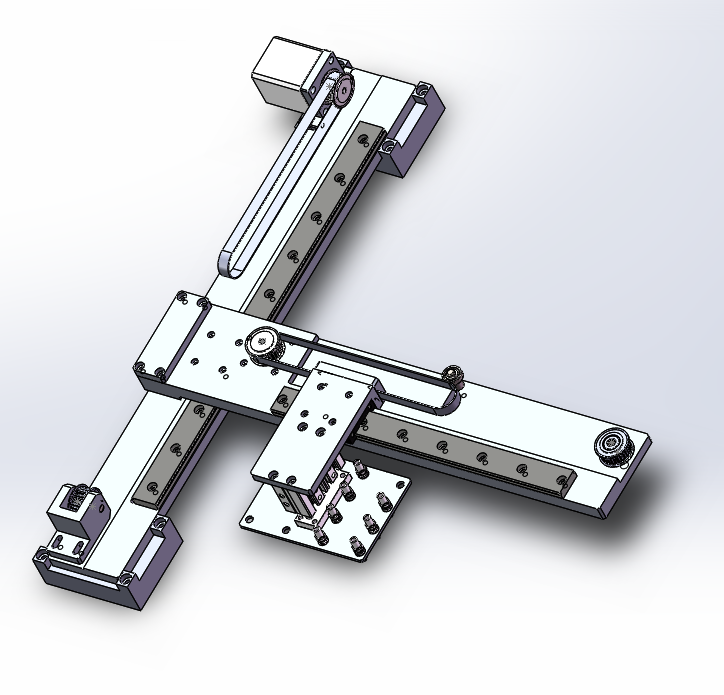
//> input picture opencvstudy/7-11/7-11/7-11/1.jpg, 724 x 695 px
$ ./main   (built with g++ and OpenCV 4)
//> lines starting //> are read from the running program, lines starting //| are printed output that depends on the picture
#include "opencv2/highgui/highgui.hpp"
#include "opencv2/imgproc/imgproc.hpp"
#include<iostream>

using namespace cv;
using namespace std;

#define WINDOW_NAME "program"

Mat g_srcImage, g_dstImage;
Mat g_map_x, g_map_y;

int update_map(int key);

int main(int argc, char** argv)
{
	g_srcImage = imread("1.jpg", 1);
//> g_srcImage is the input picture: 695 rows x 724 cols, CV_8UC3; mean B, G, R 221, 217.3, 215.4
	imshow("origin",g_srcImage);

	g_dstImage.create(g_srcImage.size(), g_srcImage.type());
	g_map_x.create(g_srcImage.size(), CV_32FC1);
	g_map_y.create(g_srcImage.size(), CV_32FC1);

	namedWindow(WINDOW_NAME, WINDOW_AUTOSIZE);
	imshow(WINDOW_NAME, g_srcImage);

	while (1)
	{
		int key = waitKey(0);
//> the key '1' is pressed
		if ((key & 255) == 27)
		{
			cout << "quit ... ... ...\n";
			break;
		}
		update_map(key);
//> after the loop in update_map, `for (int j = 0; j < g_srcImage.rows; j++)`:
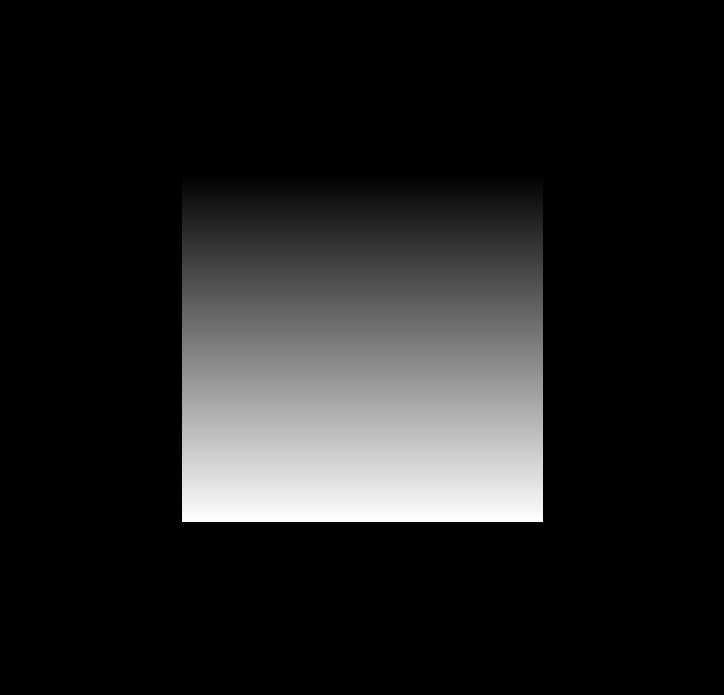
//> g_map_y: 695 rows x 724 cols, CV_32FC1; min 0, max 695, mean 86.9; drawn with min black and max white
		remap(g_srcImage, g_dstImage, g_map_x, g_map_y, INTER_LINEAR,BORDER_CONSTANT,Scalar(0,0,0));
//> the key '2' is pressed
//> call 2 of update_map, with key = 50
//> after the loop in update_map (call 2), `for (int j = 0; j < g_srcImage.rows; j++)`:
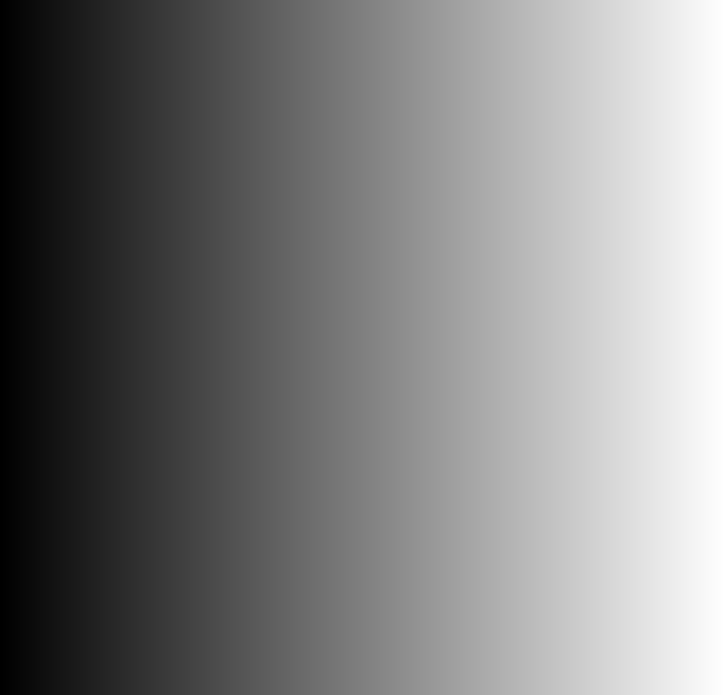
//> g_map_x: 695 rows x 724 cols, CV_32FC1; min 0, max 723, mean 361.5; drawn with min black and max white
//> after the loop in update_map (call 2), `for (int j = 0; j < g_srcImage.rows; j++)`:
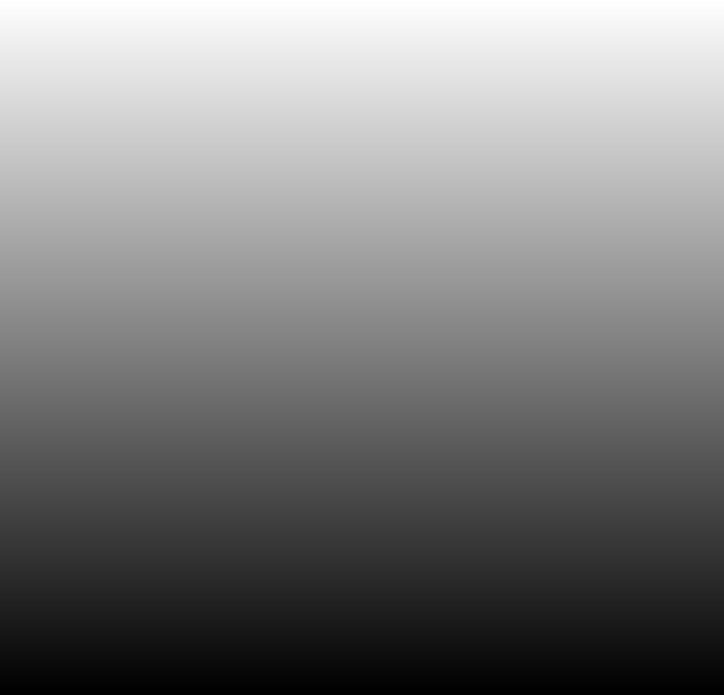
//> g_map_y: 695 rows x 724 cols, CV_32FC1; min 1, max 695, mean 348; drawn with min black and max white
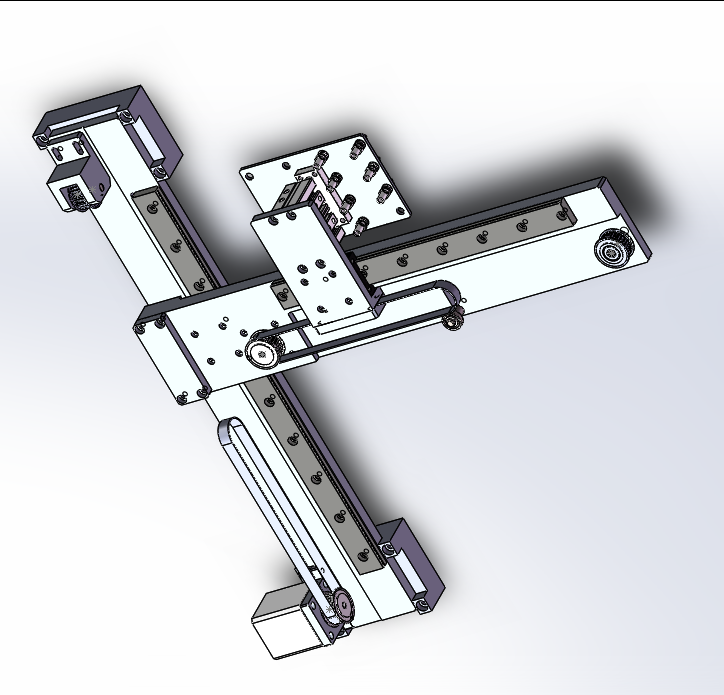
//> g_dstImage: 695 rows x 724 cols, CV_8UC3; mean B, G, R 220.6, 217, 215
//> the key '3' is pressed
//> call 3 of update_map, with key = 51
//> after the loop in update_map (call 3), `for (int j = 0; j < g_srcImage.rows; j++)`:
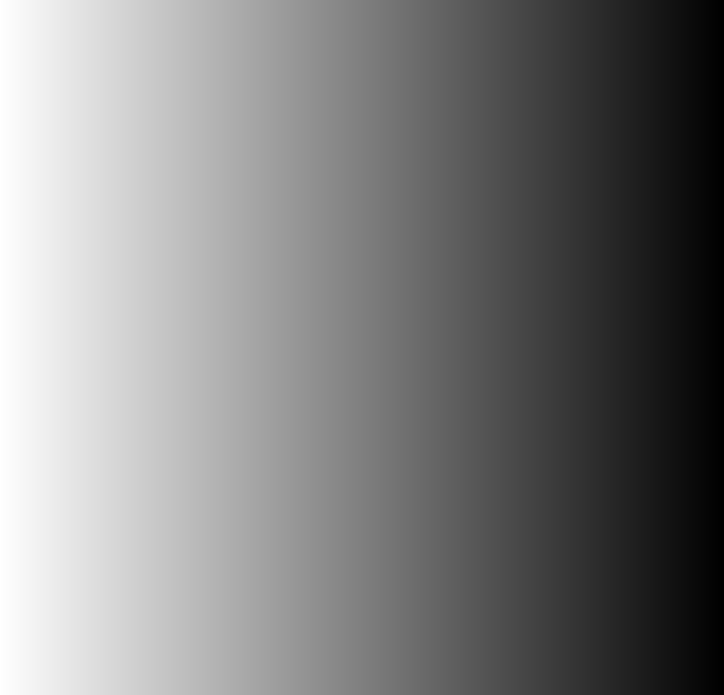
//> g_map_x: 695 rows x 724 cols, CV_32FC1; min 1, max 724, mean 362.5; drawn with min black and max white
//> after the loop in update_map (call 3), `for (int j = 0; j < g_srcImage.rows; j++)`:
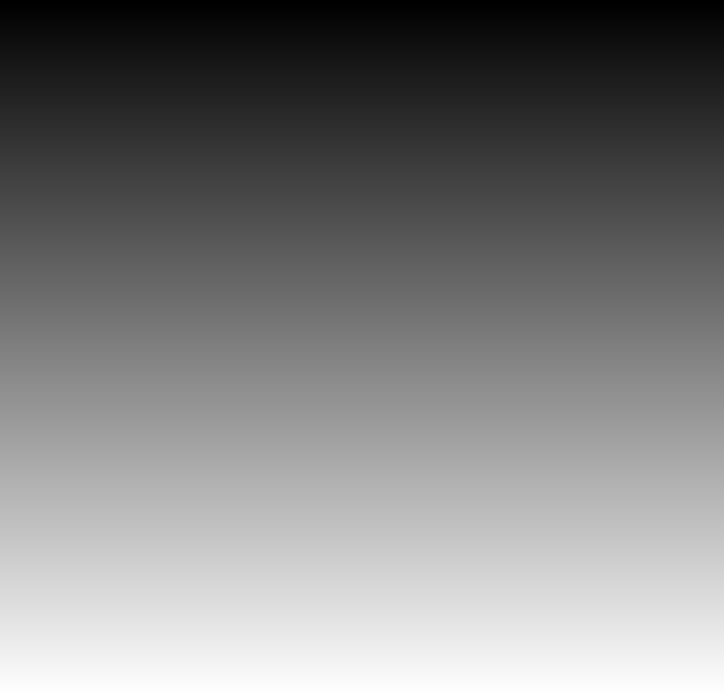
//> g_map_y: 695 rows x 724 cols, CV_32FC1; min 0, max 694, mean 347; drawn with min black and max white
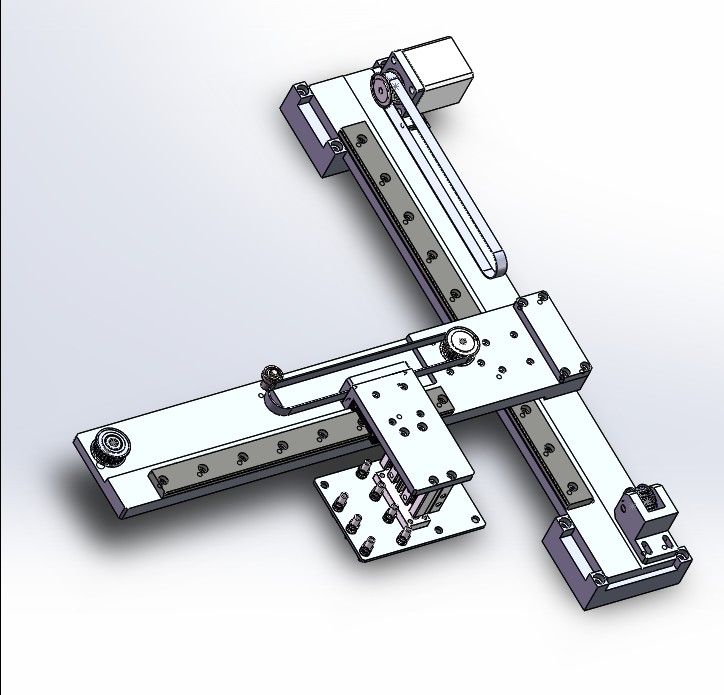
//> g_dstImage: 695 rows x 724 cols, CV_8UC3; mean B, G, R 220.7, 217, 215
//> the Esc key is pressed
		imshow(WINDOW_NAME, g_dstImage);
	}
	return 0;
}

int update_map(int key)
{
	for (int j = 0; j < g_srcImage.rows; j++)
	{
		for (int i = 0; i < g_srcImage.cols; i++)
		{
			switch (key)
			{
			case '1':
				if (i > g_srcImage.cols * 0.25 && i < g_srcImage.cols*0.75 && j > g_srcImage.rows*0.25 && j < g_srcImage.rows*0.75)
				{
					g_map_x.at<float>(j, i) = static_cast<float>(2 * (i - g_srcImage.cols*0.25) + 0.5);
					g_map_y.at<float>(j, i) = static_cast<float>(2 * (j - g_srcImage.rows*0.25) + 0.5);
				}
				else
				{
					g_map_x.at<float>(j, i) = 0;
					g_map_y.at<float>(j, i) = 0;
				}
				break;
			case '2':
				g_map_x.at<float>(j, i) = static_cast<float>(i);
				g_map_y.at<float>(j, i) = static_cast<float>(g_srcImage.rows -j);
				break;
			case '3':
				g_map_x.at<float>(j, i) = static_cast<float>(g_srcImage.cols-i);
				g_map_y.at<float>(j, i) = static_cast<float>(j);
				break;
			case '4':
				g_map_x.at<float>(j, i) = static_cast<float>(g_srcImage.cols - i);
				g_map_y.at<float>(j, i) = static_cast<float>(g_srcImage.rows - j);
				break;
			}
		}
	}
	return 1;
}
